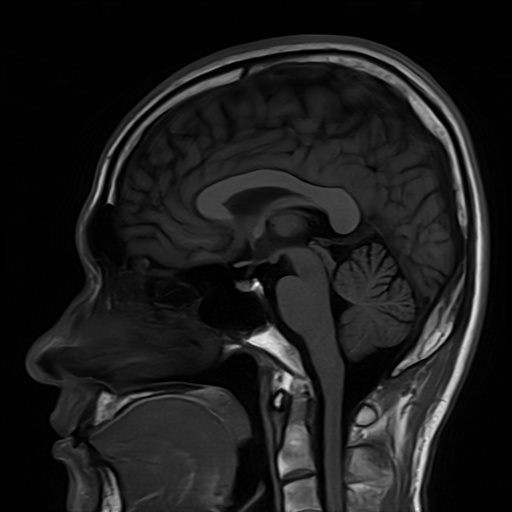
%> input picture Experiment_03/Inputs/images/MRI.jpg, 512 x 512 px
$ octave --eval "example_01_matrix_properties;"   (GNU Octave 9; MATLAB toolbox functions it lacks are replaced by stand-ins)
%> lines starting %> are read from the running program, lines starting %| are printed output that depends on the picture
function example_01_matrix_properties()
% Experiment 01 - Example 7.1: Loading Medical Image & Inspecting Matrix Properties
% Course: Medical Image Processing (B.Sc. Biomedical Engineering)
% Faculty: Engr. Rana Talha Khalid | Department of Biomedical Engineering, Riphah International University

baseDir = fileparts(fileparts(mfilename('fullpath')));
imgPath = fullfile(baseDir, 'images', 'MRI.jpg');
outDir = fullfile(baseDir, 'outputs');
if ~exist(outDir, 'dir'), mkdir(outDir); end

fprintf('======================================================================\n');
fprintf('EXAMPLE 7.1: LOADING MEDICAL IMAGE & INSPECTING MATRIX PROPERTIES\n');
fprintf('======================================================================\n');

img = imread(imgPath);
%> img is the input picture: size 512x512 uint8; min 0, max 254, mean 27.9
if size(img, 3) == 3
    img = rgb2gray(img);
end

[rows, cols] = size(img);
%> rows = 512; cols = 512
totalPixels = rows * cols;
%> totalPixels = 262144
dataClass = class(img);
%> dataClass = 'uint8'
minVal = min(img(:));
%> minVal = 0
maxVal = max(img(:));
%> maxVal = 254
meanVal = mean(double(img(:)));
%> meanVal = 27.88
stdVal = std(double(img(:)));
%> stdVal = 33.68

fprintf('Matrix Dimensions (H x W) : (%d, %d) Pixels\n', rows, cols);
%| Matrix Dimensions (H x W) : (512, 512) Pixels
fprintf('Data Class / Bit Depth    : %s (8-bit Unsigned Integer, 0 to 255)\n', dataClass);
%| Data Class / Bit Depth    : uint8 (8-bit Unsigned Integer, 0 to 255)
fprintf('Total Number of Pixels    : %d pixels\n', totalPixels);
%| Total Number of Pixels    : 262144 pixels
fprintf('Min / Max Intensity       : %d (Pure Black) / %d (Brightest Tissue)\n', minVal, maxVal);
%| Min / Max Intensity       : 0 (Pure Black) / 254 (Brightest Tissue)
fprintf('Mean / Std Dev Intensity  : %.2f / %.2f\n', meanVal, stdVal);
%| Mean / Std Dev Intensity  : 27.88 / 33.68

centerY = round(rows / 2);
%> centerY = 256
centerX = round(cols / 2);
%> centerX = 256
centerVal = img(centerY, centerX);
%> centerVal = 22
fprintf('Center Pixel Value (y=%d, x=%d): %d\n', centerY, centerX, centerVal);
%| Center Pixel Value (y=256, x=256): 22

yStart = min(100, rows - 5);
%> yStart = 100
xStart = min(120, cols - 5);
%> xStart = 120
subMatrix = img(yStart:yStart+4, xStart:xStart+4);
%> subMatrix = [2 1 1 0 1; 1 1 1 2 2; 1 1 2 3 3; 2 2 2 2 2; 2 1 1 0 0]

fprintf('\nExtracted 5x5 Intensity Sub-Matrix:\n');
disp(subMatrix);
%|   2  1  1  0  1
%|   1  1  1  2  2
%|   1  1  2  3  3
%|   2  2  2  2  2
%|   2  1  1  0  0

fig = figure('Color', [0.06 0.09 0.16], 'Position', [100, 100, 1000, 480], 'Visible', 'off');

% Full Scan
subplot(1, 2, 1);
imshow(img, []);
title(sprintf('Brain MRI Grayscale (%dx%d)', rows, cols), 'Color', 'w', 'FontWeight', 'bold', 'FontSize', 11);
hold on;
rectangle('Position', [xStart, yStart, 5, 5], 'EdgeColor', [0.94 0.27 0.27], 'LineWidth', 2);
plot(centerX, centerY, 'y+', 'MarkerSize', 12, 'LineWidth', 2);
legend({'Center Pixel'}, 'TextColor', 'w', 'Color', [0.12 0.16 0.23], 'EdgeColor', [0.28 0.33 0.41], 'Location', 'northeast');

% 5x5 ROI Heatmap
subplot(1, 2, 2);
imagesc(double(subMatrix));
colormap(gca, hot(256));
colorbar('Color', 'w');
title(sprintf('5x5 Numerical ROI Intensity Heatmap (y=%d, x=%d)', yStart, xStart), 'Color', 'w', 'FontWeight', 'bold', 'FontSize', 11);
set(gca, 'XTick', 1:5, 'XTickLabel', xStart:xStart+4, 'YTick', 1:5, 'YTickLabel', yStart:yStart+4, 'XColor', 'w', 'YColor', 'w');
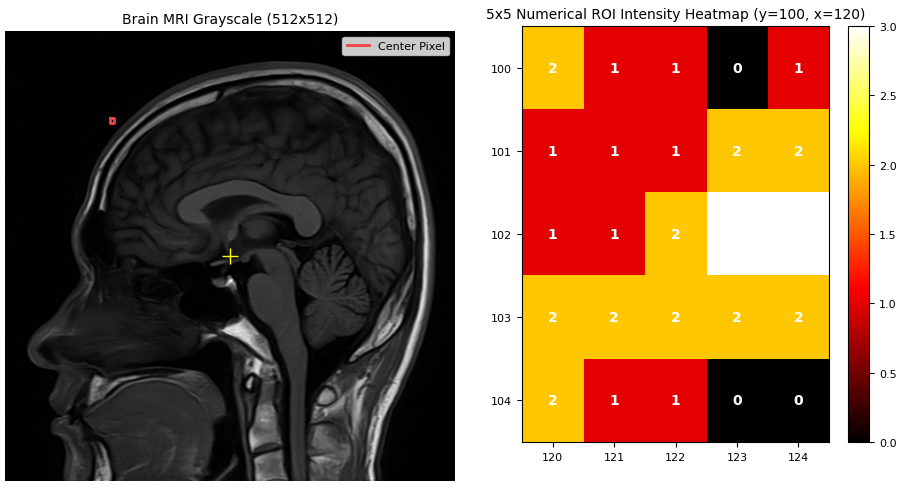
%> figure redrawn from the program's plot data, 2 panels

for r = 1:5
    for c = 1:5
        val = subMatrix(r, c);
        txtColor = 'w';
        if val > 128, txtColor = 'k'; end
        text(c, r, num2str(val), 'Color', txtColor, 'FontWeight', 'bold', 'HorizontalAlignment', 'center');
    end
end

outPath = fullfile(outDir, 'example_01_matrix_properties_matlab.png');
saveas(fig, outPath);
close(fig);
fprintf('[SAVED] Visualization saved to: %s\n', outPath);
end
